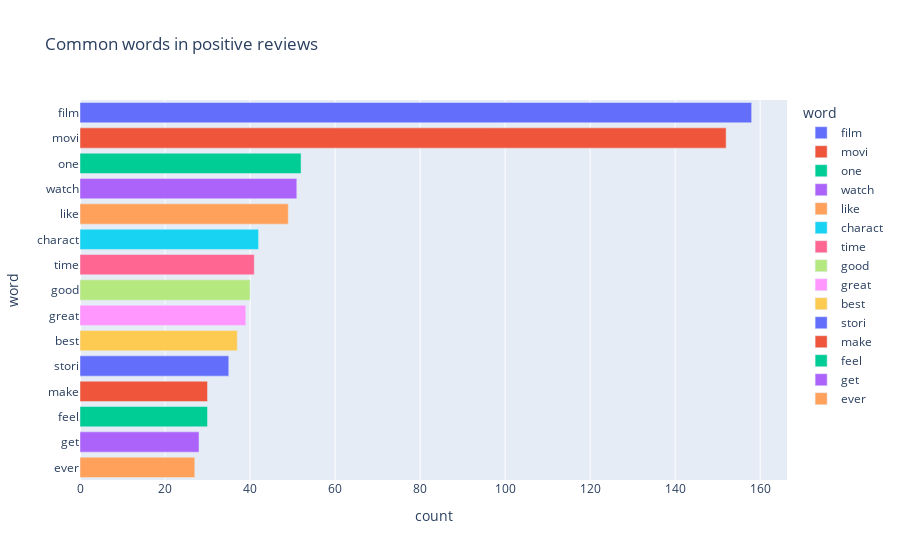

The code cell stored with this chart in its notebook:
### Code cell
#ploting a bar graph for the positive words in the reviews
px.bar(pos_words, x='count', y='word', title='Common words in positive reviews', color = 'word')

### Figure 1 — Plotly figure (JSON) as saved in the notebook; plotly's stock layout.template omitted (floating-point values rounded to 4 significant figures)
{"data": [{"alignmentgroup": "True", "hovertemplate": "word=%{y}<br>count=%{x}<extra></extra>", "legendgroup": "film", "marker": {"color": "#636efa", "pattern": {"shape": ""}}, "name": "film", "offsetgroup": "film", "orientation": "h", "showlegend": true, "textposition": "auto", "type": "bar", "x": [158], "xaxis": "x", "y": ["film"], "yaxis": "y"}, {"alignmentgroup": "True", "hovertemplate": "word=%{y}<br>count=%{x}<extra></extra>", "legendgroup": "movi", "marker": {"color": "#EF553B", "pattern": {"shape": ""}}, "name": "movi", "offsetgroup": "movi", "orientation": "h", "showlegend": true, "textposition": "auto", "type": "bar", "x": [152], "xaxis": "x", "y": ["movi"], "yaxis": "y"}, {"alignmentgroup": "True", "hovertemplate": "word=%{y}<br>count=%{x}<extra></extra>", "legendgroup": "one", "marker": {"color": "#00cc96", "pattern": {"shape": ""}}, "name": "one", "offsetgroup": "one", "orientation": "h", "showlegend": true, "textposition": "auto", "type": "bar", "x": [52], "xaxis": "x", "y": ["one"], "yaxis": "y"}, {"alignmentgroup": "True", "hovertemplate": "word=%{y}<br>count=%{x}<extra></extra>", "legendgroup": "watch", "marker": {"color": "#ab63fa", "pattern": {"shape": ""}}, "name": "watch", "offsetgroup": "watch", "orientation": "h", "showlegend": true, "textposition": "auto", "type": "bar", "x": [51], "xaxis": "x", "y": ["watch"], "yaxis": "y"}, {"alignmentgroup": "True", "hovertemplate": "word=%{y}<br>count=%{x}<extra></extra>", "legendgroup": "like", "marker": {"color": "#FFA15A", "pattern": {"shape": ""}}, "name": "like", "offsetgroup": "like", "orientation": "h", "showlegend": true, "textposition": "auto", "type": "bar", "x": [49], "xaxis": "x", "y": ["like"], "yaxis": "y"}, {"alignmentgroup": "True", "hovertemplate": "word=%{y}<br>count=%{x}<extra></extra>", "legendgroup": "charact", "marker": {"color": "#19d3f3", "pattern": {"shape": ""}}, "name": "charact", "offsetgroup": "charact", "orientation": "h", "showlegend": true, "textposition": "auto", "type": "bar", "x": [42], "xaxis": "x", "y": ["charact"], "yaxis": "y"}, {"alignmentgroup": "True", "hovertemplate": "word=%{y}<br>count=%{x}<extra></extra>", "legendgroup": "time", "marker": {"color": "#FF6692", "pattern": {"shape": ""}}, "name": "time", "offsetgroup": "time", "orientation": "h", "showlegend": true, "textposition": "auto", "type": "bar", "x": [41], "xaxis": "x", "y": ["time"], "yaxis": "y"}, {"alignmentgroup": "True", "hovertemplate": "word=%{y}<br>count=%{x}<extra></extra>", "legendgroup": "good", "marker": {"color": "#B6E880", "pattern": {"shape": ""}}, "name": "good", "offsetgroup": "good", "orientation": "h", "showlegend": true, "textposition": "auto", "type": "bar", "x": [40], "xaxis": "x", "y": ["good"], "yaxis": "y"}, {"alignmentgroup": "True", "hovertemplate": "word=%{y}<br>count=%{x}<extra></extra>", "legendgroup": "great", "marker": {"color": "#FF97FF", "pattern": {"shape": ""}}, "name": "great", "offsetgroup": "great", "orientation": "h", "showlegend": true, "textposition": "auto", "type": "bar", "x": [39], "xaxis": "x", "y": ["great"], "yaxis": "y"}, {"alignmentgroup": "True", "hovertemplate": "word=%{y}<br>count=%{x}<extra></extra>", "legendgroup": "best", "marker": {"color": "#FECB52", "pattern": {"shape": ""}}, "name": "best", "offsetgroup": "best", "orientation": "h", "showlegend": true, "textposition": "auto", "type": "bar", "x": [37], "xaxis": "x", "y": ["best"], "yaxis": "y"}, {"alignmentgroup": "True", "hovertemplate": "word=%{y}<br>count=%{x}<extra></extra>", "legendgroup": "stori", "marker": {"color": "#636efa", "pattern": {"shape": ""}}, "name": "stori", "offsetgroup": "stori", "orientation": "h", "showlegend": true, "textposition": "auto", "type": "bar", "x": [35], "xaxis": "x", "y": ["stori"], "yaxis": "y"}, {"alignmentgroup": "True", "hovertemplate": "word=%{y}<br>count=%{x}<extra></extra>", "legendgroup": "make", "marker": {"color": "#EF553B", "pattern": {"shape": ""}}, "name": "make", "offsetgroup": "make", "orientation": "h", "showlegend": true, "textposition": "auto", "type": "bar", "x": [30], "xaxis": "x", "y": ["make"], "yaxis": "y"}, {"alignmentgroup": "True", "hovertemplate": "word=%{y}<br>count=%{x}<extra></extra>", "legendgroup": "feel", "marker": {"color": "#00cc96", "pattern": {"shape": ""}}, "name": "feel", "offsetgroup": "feel", "orientation": "h", "showlegend": true, "textposition": "auto", "type": "bar", "x": [30], "xaxis": "x", "y": ["feel"], "yaxis": "y"}, {"alignmentgroup": "True", "hovertemplate": "word=%{y}<br>count=%{x}<extra></extra>", "legendgroup": "get", "marker": {"color": "#ab63fa", "pattern": {"shape": ""}}, "name": "get", "offsetgroup": "get", "orientation": "h", "showlegend": true, "textposition": "auto", "type": "bar", "x": [28], "xaxis": "x", "y": ["get"], "yaxis": "y"}, {"alignmentgroup": "True", "hovertemplate": "word=%{y}<br>count=%{x}<extra></extra>", "legendgroup": "ever", "marker": {"color": "#FFA15A", "pattern": {"shape": ""}}, "name": "ever", "offsetgroup": "ever", "orientation": "h", "showlegend": true, "textposition": "auto", "type": "bar", "x": [27], "xaxis": "x", "y": ["ever"], "yaxis": "y"}], "layout": {"barmode": "relative", "legend": {"title": {"text": "word"}, "tracegroupgap": 0}, "title": {"text": "Common words in positive reviews"}, "xaxis": {"anchor": "y", "domain": [0, 1], "title": {"text": "count"}}, "yaxis": {"anchor": "x", "categoryarray": ["ever", "get", "feel", "make", "stori", "best", "great", "good", "time", "charact", "like", "watch", "one", "movi", "film"], "categoryorder": "array", "domain": [0, 1], "title": {"text": "word"}}}}
